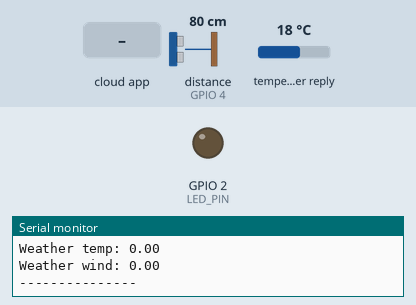
This sketch was run on a simulated ESP32. On the bench: output pins drawn as LEDs (lit = HIGH), the last lines printed to the serial monitor. Wiring (inferred from the names in the program): ultrasonic range finder: trigger GPIO 5; echo GPIO 4. Dashed ring = blinking. Inputs (shaded band) come from the test bench; at power-on: distance to the obstacle (sensor on GPIO 4) 80 cm, temperature in the weather reply 18 °C. The echo pulse lasts 58.3 µs per cm; WiFi joins after 1.5 s; servers stay silent unless stated; uploads are accepted with an empty reply; random numbers use the default seed unless the sketch sets one; nothing arrives over Bluetooth unless stated; a phone connects over Bluetooth LE 3 s after start; web services answer with replies made up by the test bench; pins used as bus, display or sensor lines are not drawn.

Above: at 2.3 s.
2.4 s: the phone or cloud app sets led to 1
At 5.25 s:
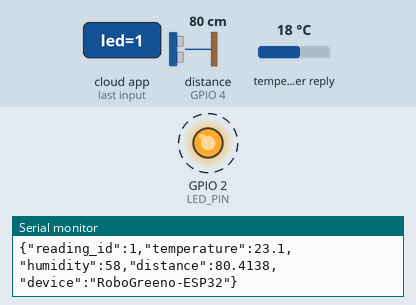
5.9 s: the phone or cloud app sets led to 0
Timing chart, 0 to 8.9 s (numbered marks = the images above; inputs shaded):
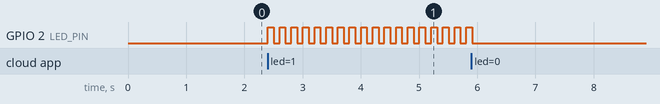

The sketch:

Untitled_jun07a.ino
```cpp
///ble
#include <BLEDevice.h>
#include <BLEUtils.h>
#include <BLEAdvertising.h>
#define SERVICE_UUID "4fafc201-1fb5-459e-8fcc-c5c9c331914b"
#define CHAR_UUID "beb5483e-36e1-4688-b7f5-ea07361b26a8"

//WiFi
#include <WiFi.h>
#include <HTTPClient.h>
#include <ArduinoJson.h>

//Arduino Cloud
#include "arduino_secrets.h"
#include "thingProperties.h"

//wifi global
const char *WIFI_SSID = "ZONG MBB-E5573-24A2";
const char *WIFI_PASSWORD = "90227714";
const char *POST_SERVER = "http://httpbin.org/post";
const char *GET_SERVER = "http://api.open-meteo.com/v1/forecast?latitude=32&longitude=34&current_weather=true";


//ble global
BLECharacteristic *pChar;

//pins
const int LED_PIN = 2;
const int TRIG_PIN = 5;
const int ECHO_PIN = 4;

//global veriables
float g_temp = 0;
float g_hum = 0;
float g_distance = 0;

bool wifiStatus = false;
bool postStatus = false;

float weatherTemp = 0;
float weatherWind = 0;

int reading_id = 1;

SemaphoreHandle_t dataMutex;

void ledTask(void *p) {

  while (true) {
    digitalWrite(LED_PIN, led ? HIGH : LOW);
    vTaskDelay(100 / portTICK_PERIOD_MS);
    digitalWrite(LED_PIN, LOW);
    vTaskDelay(100 / portTICK_PERIOD_MS);
  }
}

void bleTask(void *p) {
  while (true) {
    String data;
    if (xSemaphoreTake(dataMutex, portMAX_DELAY) == pdTRUE) {
      data = "{D:" + String(g_distance, 1) + ", T:" + String(g_temp, 1) + ", H:" + String(g_hum, 1) + ", }";
      xSemaphoreGive(dataMutex);
    }
    pChar->setValue(data.c_str());
    pChar->notify();  // Push to connected clients

    Serial.print("BLE Data: ");
    Serial.println(data);

    vTaskDelay(pdMS_TO_TICKS(2000));
  }
}

void distanceSensorTask(void *p) {
  while (true) {

    digitalWrite(TRIG_PIN, LOW);
    delayMicroseconds(2);
    digitalWrite(TRIG_PIN, HIGH);
    delayMicroseconds(10);
    digitalWrite(TRIG_PIN, LOW);

    long duration = pulseIn(ECHO_PIN, HIGH, 30000);
    float newDistance = 0;
    if (duration > 0) {
      newDistance = duration / 58.0;

      if (xSemaphoreTake(dataMutex, portMAX_DELAY) == pdTRUE) {
        g_distance = newDistance;
        distance = newDistance;  // משתנה של Arduino Cloud

        xSemaphoreGive(dataMutex);
      }
    }

    // Serial.print("duration: ");
    // Serial.print(duration);
    // Serial.print(" ---> ");
    // Serial.print(newDistance);
    // Serial.println(" CM.");

    vTaskDelay(2000 / portTICK_PERIOD_MS);
  }
}

void t_hSensorTask(void *parameter) {
  while (true) {
    float newTemp = 25.1 + random(-2, 3);
    float newHum = 60.0 + random(-5, 6);


    if (xSemaphoreTake(dataMutex, portMAX_DELAY) == pdTRUE) {
      g_temp = newTemp;
      g_hum = newHum;

      temp = newTemp;
      hum = newHum;

      xSemaphoreGive(dataMutex);
    }

    vTaskDelay(2000 / portTICK_PERIOD_MS);
  }
}

void wifiTask(void *parameter) {
  while (true) {
    wifiStatus = (WiFi.status() == WL_CONNECTED);
    if (wifiStatus) {

      float tempCopy;
      float humCopy;
      float distCopy;
      int idCopy;

      if (xSemaphoreTake(dataMutex, portMAX_DELAY) == pdTRUE) {
        tempCopy = g_temp;
        humCopy = g_hum;
        distCopy = g_distance;
        idCopy = reading_id++;

        xSemaphoreGive(dataMutex);
      }

      HTTPClient http;

      http.begin(POST_SERVER);
      http.addHeader("Content-Type", "application/json");

      //build json
      StaticJsonDocument<250> doc;

      doc["reading_id"] = idCopy;
      doc["temperature"] = tempCopy;
      doc["humidity"] = humCopy;
      doc["distance"] = distCopy;
      doc["device"] = "RoboGreeno-ESP32";

      String body;
      serializeJson(doc, body);

      int code = http.POST(body);

      if (code == 200) {
        postStatus = true;
        Serial.println("POST sent OK:");
        Serial.println(body);
      } else {
        postStatus = false;
        Serial.print("POST failed. Code: ");
        Serial.println(code);
      }

      http.end();

      getWeather();

    } else {
      postStatus = false;
      Serial.println("WiFi disconnected");
    }

    vTaskDelay(5000 / portTICK_PERIOD_MS);
  }
}

void displayTask(void *parameter) {
  while (true) {
    Serial.println("---------------");

    Serial.print("Temp: ");
    Serial.println(g_temp);

    Serial.print("Hum: ");
    Serial.println(g_hum);

    Serial.print("Distance: ");
    Serial.println(g_distance);

    Serial.print("WiFi: ");
    Serial.println(wifiStatus ? "OK" : "FAIL");

    Serial.print("POST: ");
    Serial.println(postStatus ? "OK" : "FAIL");

    Serial.print("Weather temp: ");
    Serial.println(weatherTemp);

    Serial.print("Weather wind: ");
    Serial.println(weatherWind);

    Serial.println("---------------");

    vTaskDelay(1000 / portTICK_PERIOD_MS);
  }
}

void connectToWiFi() {
  WiFi.begin(WIFI_SSID, WIFI_PASSWORD);
  Serial.print("WiFi Connecting");
  while (WiFi.status() != WL_CONNECTED) {
    delay(500);
    Serial.print(".");
  }
  Serial.println("\nConnected! IP: " + WiFi.localIP().toString());
}

void initBLE() {

  //Initialize BLE device and server
  BLEDevice::init("RoboGreeno-ESP32");  // Device name
  BLEServer *pServer = BLEDevice::createServer();

  // Create a Service and Characteristic
  BLEService *pService = pServer->createService(SERVICE_UUID);

  pChar = pService->createCharacteristic(
    CHAR_UUID,
    BLECharacteristic::PROPERTY_READ | BLECharacteristic::PROPERTY_NOTIFY);

  pChar->setValue("Temp:25.0 Hum:60.0");  // Initial value
  pService->start();

  // Start advertising
  BLEAdvertising *pAdv = BLEDevice::getAdvertising();
  pAdv->addServiceUUID(SERVICE_UUID);
  pAdv->setScanResponse(true);
  BLEDevice::startAdvertising();

  Serial.println("BLE advertising started!");
}

void getWeather() {
  if (WiFi.status() != WL_CONNECTED) {
    Serial.println("GET skipped - WiFi disconnected");
    return;
  }

  HTTPClient http;
  http.begin(GET_SERVER);

  int code = http.GET();

  if (code == 200) {
    String payload = http.getString();

    StaticJsonDocument<1024> doc;
    DeserializationError error = deserializeJson(doc, payload);

    if (!error) {
      weatherTemp = doc["current_weather"]["temperature"];
      weatherWind = doc["current_weather"]["windspeed"];

      Serial.print("Current weather: ");
      Serial.print(weatherTemp);
      Serial.print(" C, wind: ");
      Serial.print(weatherWind);
      Serial.println(" km/h");
    } else {
      Serial.println("GET JSON parse failed");
    }
  } else {
    Serial.print("GET failed. Code: ");
    Serial.println(code);
  }

  http.end();
}

void setup() {
  // Initialize serial and wait for port to open:
  Serial.begin(115200);

  // This delay gives the chance to wait for a Serial Monitor without blocking if none is found
  while (!Serial) {
    delay(10);
  }

  // Serial.println("--- SYSTEM START ---");
  Serial.println("--- SESSION 10 BLE ---");

  dataMutex = xSemaphoreCreateMutex();

  pinMode(LED_PIN, OUTPUT);
  pinMode(TRIG_PIN, OUTPUT);
  pinMode(ECHO_PIN, INPUT);

  initProperties();
  ArduinoCloud.begin(ArduinoIoTPreferredConnection);
  setDebugMessageLevel(2);
  ArduinoCloud.printDebugInfo();

  initBLE();

  //connect wifi
  // connectToWiFi();

  //create tasks
  xTaskCreate(ledTask, "LED", 2000, NULL, 1, NULL);
  xTaskCreate(distanceSensorTask, "distance sensor", 5000, NULL, 1, NULL);
  xTaskCreate(t_hSensorTask, "temt & hum sensor", 5000, NULL, 1, NULL);
  xTaskCreate(bleTask, "BLE", 4096, NULL, 1, NULL);
  xTaskCreate(wifiTask, "WIFI", 8192, NULL, 1, NULL);
  xTaskCreate(displayTask, "DISPLAY", 4096, NULL, 2, NULL);
}

void loop() {
  ArduinoCloud.update();
  // Your code here
}

void onLedChange() {
}
```

arduino_secrets.h
```cpp
#define SECRET_DEVICE_KEY "HXEEKi5ZAWYeRV3dv6bUg7e9S"
#define SECRET_OPTIONAL_PASS "90227714"
#define SECRET_SSID "ZONG MBB-E5573-24A2"
```

thingProperties.h
```cpp
// Code generated by Arduino IoT Cloud, DO NOT EDIT.

#include <ArduinoIoTCloud.h>
#include <Arduino_ConnectionHandler.h>

const char DEVICE_LOGIN_NAME[] = "6b19efa0-9505-4041-ae51-5d0a3e626724";

const char SSID[] = SECRET_SSID;              // Network SSID (name)
const char PASS[] = SECRET_OPTIONAL_PASS;     // Network password (use for WPA, or use as key for WEP)
const char DEVICE_KEY[] = SECRET_DEVICE_KEY;  // Secret device password

void onLedChange();

float distance;
float temp;
float hum;
bool led;

void initProperties() {

  ArduinoCloud.setBoardId(DEVICE_LOGIN_NAME);
  ArduinoCloud.setSecretDeviceKey(DEVICE_KEY);
  ArduinoCloud.addProperty(distance, READ, ON_CHANGE, NULL);
  ArduinoCloud.addProperty(temp, READ, ON_CHANGE, NULL);
  ArduinoCloud.addProperty(hum, READ, ON_CHANGE, NULL);
  ArduinoCloud.addProperty(led, READWRITE, ON_CHANGE, onLedChange);
}

WiFiConnectionHandler ArduinoIoTPreferredConnection(SSID, PASS);
```

Measured:
- after the input at 2.4 s, GPIO 2 (LED_PIN): alternates HIGH for 0.10 s and LOW for 0.10 s, starting at once
